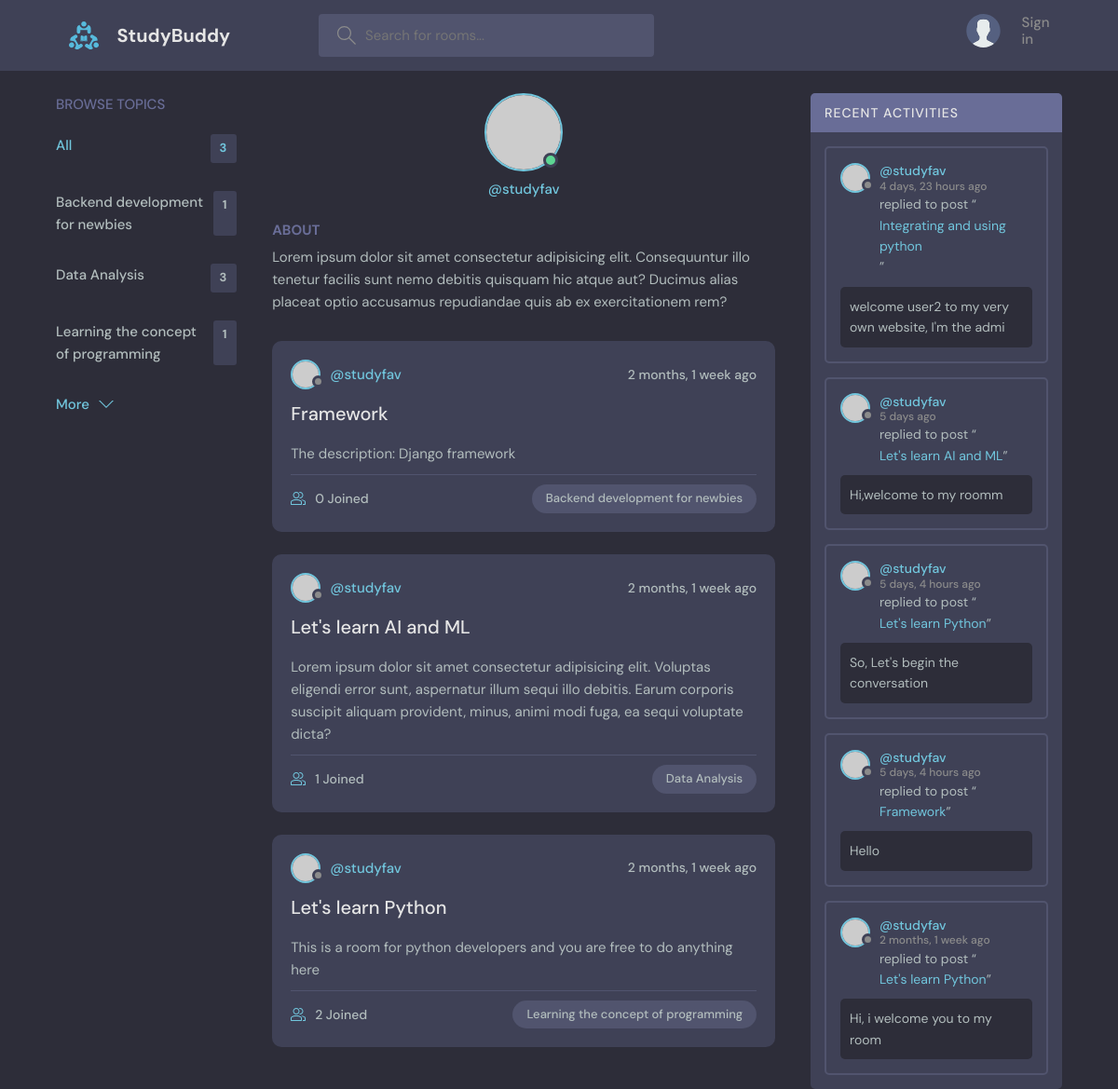
The page /profile/1 on the database as committed earlier.
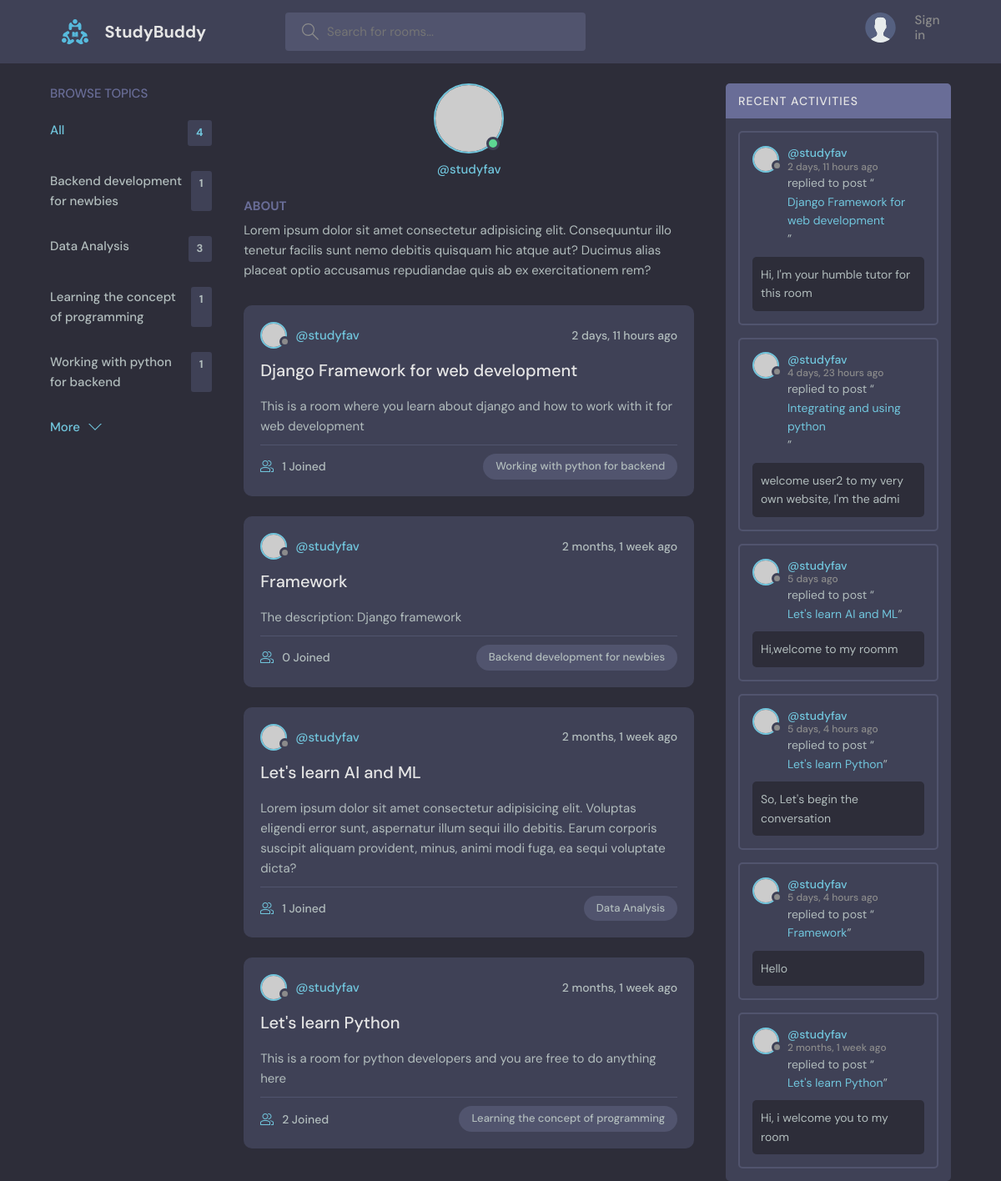
The same page on the database as committed later.
### base/models.py (models this page shows, shortened)
class Topic(models.Model):
  name = models.CharField(max_length=200)

class Room(models.Model):
  host = models.ForeignKey(User, on_delete=models.SET_NULL, null=True)
  topic = models.ForeignKey(Topic, on_delete=models.SET_NULL, null=True)
  name = models.CharField(max_length=200)
  description = models.TextField(null=True, blank=True)
  participants = models.ManyToManyField(User, related_name="participants", blank=True)
  updated = models.DateTimeField(auto_now=True)
  created = models.DateTimeField(auto_now_add=True)
  class Meta:
    ordering = ['-updated', '-created']
  def __str__(self):
    return self.name

class Message(models.Model):
  user = models.ForeignKey(User, on_delete=models.CASCADE)
  room = models.ForeignKey(Room, on_delete=models.CASCADE)
  body = models.TextField()
  updated = models.DateTimeField(auto_now=True)
  created = models.DateTimeField(auto_now_add=True)
  class Meta:
    ordering = ['-updated', '-created']
  def __str__(self):
    return self.body[0:50]

### base/views.py (the view)
# urls.py: path('profile/<str:pk>', views.userProfile, name='user-profile'),
def userProfile(request, pk):
  user =User.objects.get(id=pk)
  rooms = user.room_set.all()
  room_messages = user.message_set.all()
  topics = Topic.objects.all()
  context = {'user': user, 'rooms': rooms, 'room_messages': room_messages, 'topics': topics}
  return render(request, 'base/profile.html', context)

### base/templates/base/profile.html (shortened to what this page needs)
{% extends 'main.html' %} {% block content %}
<main class="profile-page layout layout--3">
  <div class="container">
    <div>{% include 'base/topics_component.html' %}</div>
    <div class="roomList">
      <div class="profile">
        <div class="profile__avatar">
          <div class="avatar avatar--large active">
            <img src="https://randomuser.me/api/portraits/men/11.jpg" />
          </div>
        </div>
        <div class="profile__info">
          <p>@{{user.username}}</p>
        </div>
        <div class="profile__about">
          <h3>About</h3>
          <p>
            Lorem ipsum dolor sit amet consectetur adipisicing elit.
            Consequuntur illo tenetur facilis sunt nemo debitis quisquam hic
            atque aut? Ducimus alias placeat optio accusamus repudiandae quis ab
            ex exercitationem rem?
          </p>
        </div>
      </div>
      <div>{% include 'base/feed_component.html' %}</div>
    </div>
    <div>{% include 'base/activity_component.html' %}</div>
  </div>
</main>
{% endblock content %}

### base/templates/base/topics_component.html
    <div class="topics">
      <div class="topics__header">
        <h2>Browse Topics</h2>
      </div>
      <ul class="topics__list">
        <li>
          <a href="{% url 'home' %}" class="active">All <span>{{topics.count}}</span></a>
        </li>
        {% for topic in topics %}
        <li>
          <a href="{% url 'home' %}?q={{topic.name}}">{{topic.name}} <span>{{topic.room_set.all.count}}</span></a>
        </li>
        {% endfor %}
      </ul>
      <a class="btn btn--link" href="topics.html">
        More
        <svg
          version="1.1"
          xmlns="http://www.w3.org/2000/svg"
          width="32"
          height="32"
          viewBox="0 0 32 32"
        >
          <title>chevron-down</title>
          <path d="M16 21l-13-13h-3l16 16 16-16h-3l-13 13z"></path>
        </svg>
      </a>
    </div>

### base/templates/base/feed_component.html (shortened to what this page needs)
{% for room in rooms %}
<div class="roomListRoom">
  <div class="roomListRoom__header">
    <a
      href="{% url 'user-profile' room.host.id %}"
      class="roomListRoom__author"
    >
      <div class="avatar avatar--small">
        <img src="https://randomuser.me/api/portraits/women/11.jpg" />
      </div>
      <span>@{{room.host.username}}</span>
    </a>
    <div class="roomListRoom__actions">
      <span>{{room.created |timesince}} ago</span>
    </div>
  </div>
  <div class="roomListRoom__content">
    <a href="{% url 'room' room.id %}">{{room.name}}</a>
    <p>{{room.description}}</p>
  </div>
  <div class="roomListRoom__meta">
    <a href="{% url 'room' room.id %}" class="roomListRoom__joined">
      {{room.participants.all.count}} Joined
    </a>
    <p class="roomListRoom__topic">{{room.topic.name}}</p>
  </div>
</div>
{% endfor %}

### base/templates/base/activity_component.html (shortened to what this page needs)
<div class="activities">
  <div class="activities__header">
    <h2>Recent Activities</h2>
  </div>
  {% for message in room_messages %}
  <div class="activities__box">
    <div class="activities__boxHeader roomListRoom__header">
      <a
        href="{% url 'user-profile' message.user.id %}"
        class="roomListRoom__author"
      >
        <div class="avatar avatar--small">
          <img src="https://randomuser.me/api/portraits/women/11.jpg" />
        </div>
        <p>
          @{{message.user}}
          <span>{{message.created |timesince}} ago</span>
        </p>
      </a>
    </div>
    <div class="activities__boxContent">
      <p>
        replied to post “<a href="{% url 'room' message.room.id %}"
          >{{message.room}}</a
        >”
      </p>
      <div class="activities__boxRoomContent">{{message}}</div>
    </div>
  </div>
  {% endfor %}
</div>

Rows that differ between the two databases and show on the page:
added Topic: name "Working with python for backend", room_set.all.count "1"
added Room: host.username "studyfav", created "2 days, 11 hours", name "Django Framework for web development", description "This is a room where you learn about django and how to work with it for web development", participants.all.count "1", topic.name "Working with python for backend"
added Message: user "studyfav", created "2 days, 11 hours", room "Django Framework for web development", body "Hi, I'm your humble tutor for this room"
Other text that changed with them:
{{ topics.count }}: "3" → "4"
